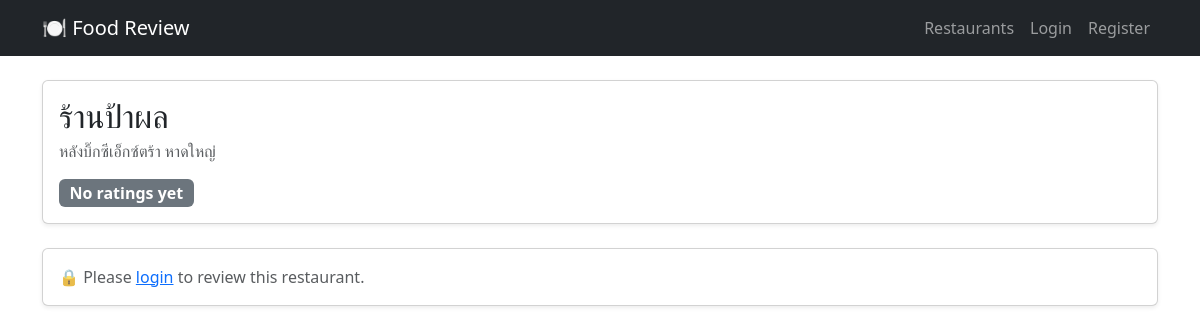
Page /restaurants/1 on the earlier database version.
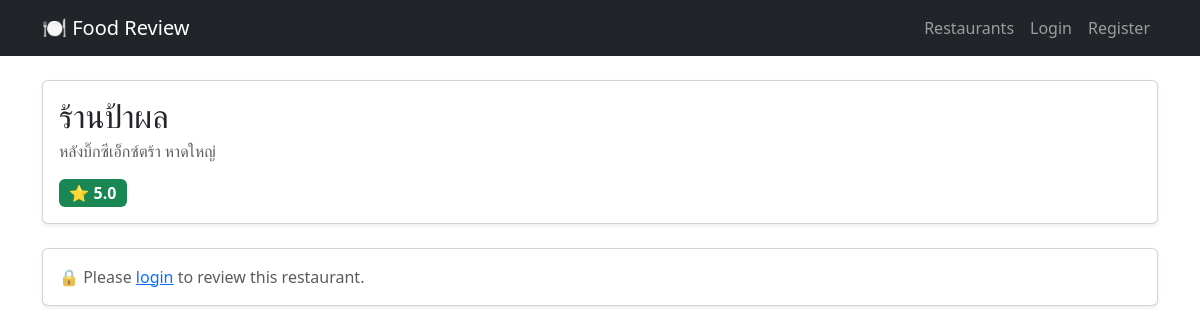
Same page on the later database version.
### app.py (models this page shows)
class Review(db.Model):
    id = db.Column(db.Integer, primary_key=True)
    rating = db.Column(db.Integer, nullable=False)
    restaurant_id = db.Column(
        db.Integer,
        db.ForeignKey("restaurant.id"),
        nullable=False
    )
    user_id = db.Column(
        db.Integer,
        db.ForeignKey("user.id"),
        nullable=False
    )

### app.py (the view)
@app.route("/restaurants/<int:id>")
def restaurant_detail(id):
    restaurant = Restaurant.query.get_or_404(id)
    user_review = None
    if "user_id" in session:
        user_review = Review.query.filter_by(
            restaurant_id=id,
            user_id=session["user_id"]
        ).first()
    return render_template(
        "restaurant_detail.html",
        restaurant=restaurant,
        user_review=user_review
    )

### app.py (called while the page is built)
    def avg_rating(self):
        if not self.reviews:
            return None
        return round(sum(r.rating for r in self.reviews) / len(self.reviews), 1)

### templates/restaurant_detail.html (shortened to what this page needs)
{% extends "base.html" %}
{% block content %}
<div class="card shadow-sm mb-4">
  <div class="card-body">
    <h2 class="mb-1">{{ restaurant.name }}</h2>
    <p class="text-muted mb-2">{{ restaurant.location }}</p>
    {% if restaurant.avg_rating() %}
      <span class="badge bg-success fs-6">
        ⭐ {{ restaurant.avg_rating() }}
      </span>
    {% else %}
      <span class="badge bg-secondary fs-6">
        No ratings yet
      </span>
    {% endif %}
  </div>
</div>
<div class="card shadow-sm">
  <div class="card-body">
    {% if session.get("user_id") %}
      <h5 class="mb-3">
        {% if user_review %}
          ✏️ Update Your Review
        {% else %}
          ⭐ Add Your Review
        {% endif %}
      </h5>
      <form method="post" action="/restaurants/{{ restaurant.id }}/review">
        <div class="mb-3">
          <label class="form-label">Rating</label>
          <select name="rating" class="form-select w-25" required>
            {% for i in range(1, 6) %}
              <option value="{{ i }}"
                {% if user_review and user_review.rating == i %}
                  selected
                {% endif %}
              >
                {{ i }} ⭐
              </option>
            {% endfor %}
          </select>
        </div>
        <button type="submit" class="btn btn-primary">
          {% if user_review %}
            Update Review
          {% else %}
            Submit Review
          {% endif %}
        </button>
      </form>
    {% else %}
      <p class="text-muted mb-0">
        🔒 Please <a href="/login">login</a> to review this restaurant.
      </p>
    {% endif %}
  </div>
</div>
{% endblock %}

Differences in the rows shown:
added Review: avg_rating "5.0"
Other differences:
text no longer shown: "No ratings yet"
